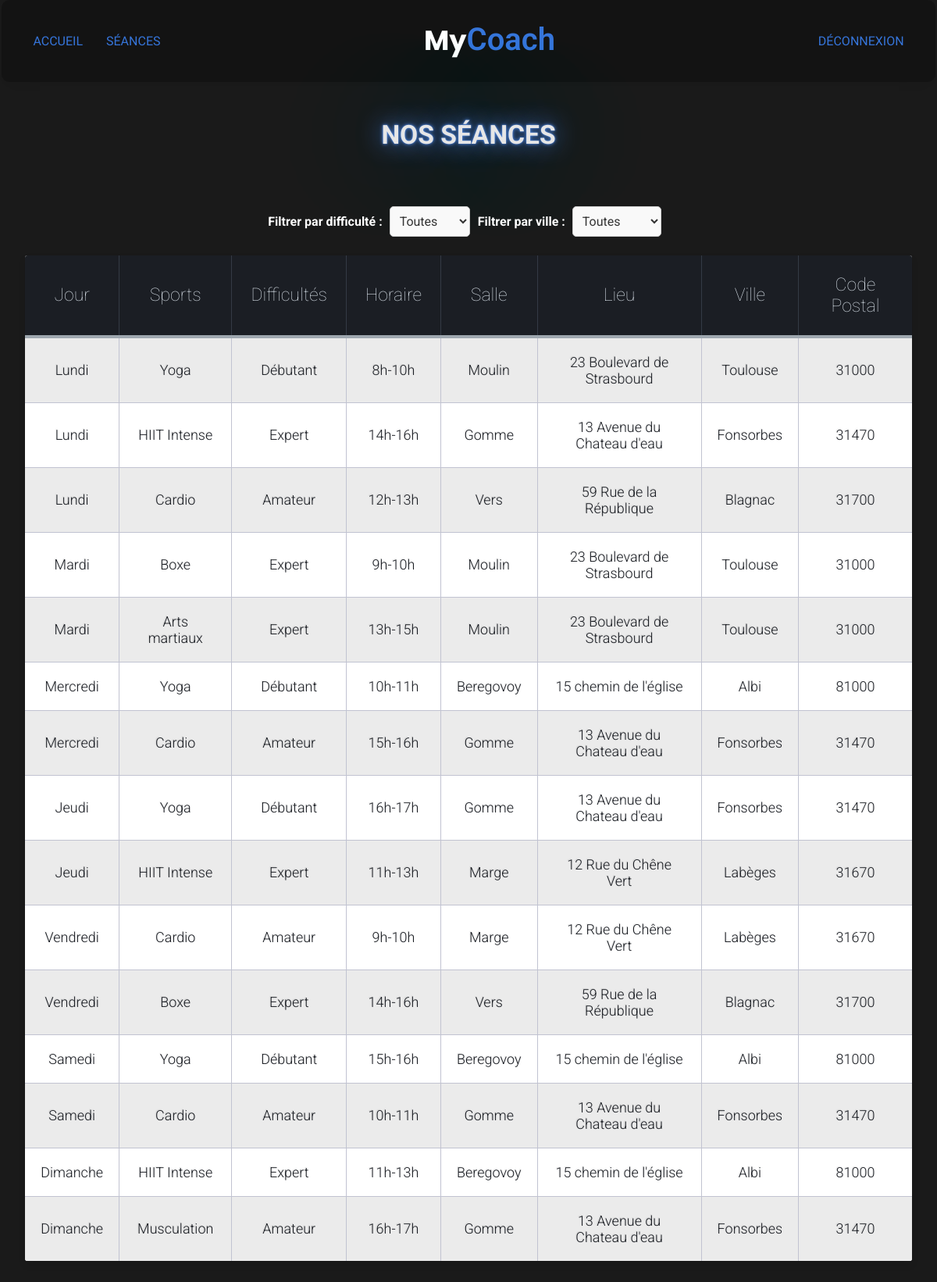
The app's page /seances.php (signed in) with its own data.
### tables this page shows
CREATE TABLE IF NOT EXISTS `seance` (
  `id_seance` int NOT NULL AUTO_INCREMENT,
  `difficulte` varchar(50) NOT NULL,
  `numero_salle` int NOT NULL,
  `jour_seance` varchar(30) NOT NULL,
  `heure_seance` varchar(50) NOT NULL,
  `id_sport` int NOT NULL,
  PRIMARY KEY (`id_seance`),
  KEY `id_sport` (`id_sport`),
  KEY `numero_salle` (`numero_salle`)
);

CREATE TABLE IF NOT EXISTS `sport` (
  `id_sport` int NOT NULL AUTO_INCREMENT,
  `nom_sport` varchar(255) NOT NULL,
  PRIMARY KEY (`id_sport`)
);

CREATE TABLE IF NOT EXISTS `lieu` (
  `numero_salle` int NOT NULL AUTO_INCREMENT,
  `adresse` varchar(255) NOT NULL,
  `ville` varchar(255) NOT NULL,
  `code_postal` varchar(10) NOT NULL,
  `nom_salle` varchar(50) DEFAULT NULL,
  PRIMARY KEY (`numero_salle`)
);

### config/seances_query.php (called while the page is built, shortened)
<?php
$query = "SELECT seance.difficulte, seance.jour_seance, seance.heure_seance,
                 lieu.nom_salle, lieu.adresse, sport.nom_sport, lieu.ville, lieu.code_postal
          FROM seance
          INNER JOIN lieu ON seance.numero_salle = lieu.numero_salle
          INNER JOIN sport ON seance.id_sport = sport.id_sport";
$query .= " ORDER BY FIELD(seance.jour_seance, 'Lundi', 'Mardi', 'Mercredi', 'Jeudi', 'Vendredi', 'Samedi', 'Dimanche')";
$stmt = $pdo->prepare($query);
$stmt->execute();
?>

### seances.php (the view, shortened to what this page needs)
<!DOCTYPE html>
<html lang="en">
<head>
    <link rel="stylesheet" href="css/seances.css">
    <link rel="stylesheet" href="css/animationpage.css">
</head>
<body class="fade-in-out">
    <?php
    include_once('config/connect.php');
    ?>
    <section class="content">
        <?php
        include('includes/header.php');
        ?>
        <div class="titre-seance">
            <h1>NOS SÉANCES</h1>
        </div>
        <section class="listederoulantes">
            <form>
                <label for="difficulte">Filtrer par difficulté :</label>
                <select name="difficulte" id="difficulte" onchange="filterSeances()">
                    <option value="Toutes">Toutes</option>
                </select>
            </form>
            <form>
                <label for="ville">Filtrer par ville :</label>
                <select name="ville" id="ville" onchange="filterSeances()">
                    <option value="Toutes">Toutes</option>
                </select>
            </form>
        </section>
        <table class="table-fill">
            <thead>
                <tr>
                    <th class="text-center">Jour</th>
                    <th class="text-center">Sports</th>
                    <th class="text-center">Difficultés</th>
                    <th class="text-center">Horaire</th>
                    <th class="text-center">Salle</th>
                    <th class="text-center">Lieu</th>
                    <th class="text-center">Ville</th>
                    <th class="text-center">Code Postal</th>
                </tr>
            </thead>
            <tbody class="table-hover">
                <?php
                include('config/seances_query.php');
                while ($row = $stmt->fetch(PDO::FETCH_ASSOC)) {
                    echo "<tr>";
                    echo "<td class='text-center'>" . $row['jour_seance'] . "</td>";
                    echo "<td class='text-center'>" . $row['nom_sport'] . "</td>";
                    echo "<td class='text-center'>" . $row['difficulte'] . "</td>";
                    echo "<td class='text-center'>" . $row['heure_seance'] . "</td>";
                    echo "<td class='text-center'>" . $row['nom_salle'] . "</td>";
                    echo "<td class='text-center'>" . $row['adresse'] . "</td>";
                    echo "<td class='text-center'>" . $row['ville'] . "</td>";
                    echo "<td class='text-center'>" . $row['code_postal'] . "</td>";
                    echo "</tr>";
                }
                ?>
            </tbody>
        </table>
    </section>
</body>
</html>

### includes/header.php (shortened to what this page needs)
<header>
  <div class="preview">
    <div class="nav-bar">
      <div class="nav-links">
        <a href="index.php" class="nav">ACCUEIL</a>
        <a href="seances.php" class="nav">SÉANCES</a>
      </div>
      <a href="index.php">
        <h1 class="logo-mycoach">My<span class="logo-mycoach-color">Coach</span></h1>
      </a>
      <div class="nav-links">
        <?php
        if (isset($_SESSION['MotDePasse'])) {
            echo '<a href="config/deconnection.php" class="nav">DÉCONNEXION</a>';
        } else {
            echo '<a href="connection.php" class="nav">CONNEXION</a>';
        }
        ?>
      </div>
    </div>
  </div>
</header>
<link rel="stylesheet" href="css/navbar.css" />

### css/seances.css (style rules this page uses)
* { font-family: 'Roboto', sans-serif; margin: 0; padding: 0; text-decoration: none; color: #e6e6e6; scroll-behavior: smooth; }
.content { padding: 0 0.2%; background-color: rgb(26,26,26); padding-bottom: 4% !important; }
body { background-color: rgb(26,26,26); font-family: "Roboto", helvetica, arial, sans-serif; font-size: 16px; font-weight: 400; text-rendering: optimizeLegibility; }
.titre-seance { padding-top: 4%; text-shadow:0 0 2px #4d84dd,0 0 30px #4d84dd,0px 0px 5px #4d84dd, 0 0 150px #4d84dd; color:#1f66d8; text-align: center; font-size: 1.4rem; margin-bottom: 6%; }
.table-fill { background: white; border-radius:3px; border-collapse: collapse; margin: auto; max-width: 95%; padding:5px; width: 100%; box-shadow: 0 5px 10px rgba(0, 0, 0, 0.1); animation: float 5s infinite; }
th { color:#D5DDE5;; background:#1b1e24; border-bottom:4px solid #9ea7af; border-right: 1px solid #343a45; font-size:23px; font-weight: 100; padding:24px; text-align:left; text-shadow: 0 1px 1px rgba(0, 0, 0, 0.1); vertical-align:middle; }
th:first-child { border-top-left-radius:3px; }
th:last-child { border-top-right-radius:3px; border-right:none; }
tr { border-top: 1px solid #C1C3D1; border-bottom: 1px solid #C1C3D1; color:#666B85; font-size:16px; font-weight:normal; text-shadow: 0 1px 1px rgba(256, 256, 256, 0.1); }
tr:first-child { border-top:none; }
tr:last-child { border-bottom:none; }
tr:nth-child(odd) td { background:#EBEBEB; }
tr:last-child td:first-child { border-bottom-left-radius:3px; }
tr:last-child td:last-child { border-bottom-right-radius:3px; }
td { background:#FFFFFF; padding:20px; text-align:left; vertical-align:middle; font-weight:300; font-size:18px; text-shadow: -1px -1px 1px rgba(0, 0, 0, 0.1); border-right: 1px solid #C1C3D1; color:#1b1e24; }
td:last-child { border-right: 0px; }
th.text-center { text-align: center; }
td.text-center { text-align: center; }
form { display: inline-block; margin-right: 10px; }
form label { font-weight: bold; margin-right: 5px; color: #ffffff; }
form select { padding: 8px; border: 1px solid #ccc; border-radius: 5px; background-color: #f9f9f9; color: #333; font-size: 16px; }
form option { color: black; }
.listederoulantes { display: flex; justify-content: center; padding-bottom: 2%; }

### css/animationpage.css (style rules this page uses)
body { animation: fadeInAnimation ease 1s; animation-iteration-count: 1; animation-fill-mode: forwards; }

### css/navbar.css (style rules this page uses)
body { margin-left: auto; margin-right: auto; height: 100vh; }
.logo-mycoach-color { color: #3675da; font-weight: 600; font-size: 2.5rem; }
.nav-bar a { text-decoration: none !important; }
.logo-mycoach { font-family: 'Poppins', sans-serif; font-weight: 700; font-size: 2.2rem; padding: 0.2% 0.2%; text-align: center; margin-bottom: 1%; color: white !important; }
.preview { background-color: #131313; padding: 25px; border-radius: 10px; box-shadow: 0 5px 20px -17px rgba(0, 0, 0, 0.34); }
.text-center { text-align: center; }
.nav-bar { display: flex; flex-direction: row; flex-wrap: wrap; justify-content: space-between; align-items: center; }
.nav-links { display: flex; justify-content: space-evenly; max-height: 39px; overflow: hidden; }
.nav { margin: 10px 15px; color: #3675da; text-align: center; text-decoration: none; font-family: 'Work Sans', sans-serif; transition: 200ms; }

### records on screen
seance: jour_seance "Lundi", id_sport.nom_sport "Yoga", difficulte "Débutant", heure_seance "8h-10h", numero_salle.nom_salle "Moulin", numero_salle.adresse "23 Boulevard de Strasbourd", numero_salle.ville "Toulouse", numero_salle.code_postal "31000"
seance: jour_seance "Lundi", id_sport.nom_sport "HIIT Intense", difficulte "Expert", heure_seance "14h-16h", numero_salle.nom_salle "Gomme", numero_salle.adresse "13 Avenue du Chateau d'eau", numero_salle.ville "Fonsorbes", numero_salle.code_postal "31470"
seance: jour_seance "Lundi", id_sport.nom_sport "Cardio", difficulte "Amateur", heure_seance "12h-13h", numero_salle.nom_salle "Vers", numero_salle.adresse "59 Rue de la République", numero_salle.ville "Blagnac", numero_salle.code_postal "31700"
seance: jour_seance "Mardi", id_sport.nom_sport "Boxe", difficulte "Expert", heure_seance "9h-10h", numero_salle.nom_salle "Moulin", numero_salle.adresse "23 Boulevard de Strasbourd", numero_salle.ville "Toulouse", numero_salle.code_postal "31000"
seance: jour_seance "Mardi", id_sport.nom_sport "Arts martiaux", difficulte "Expert", heure_seance "13h-15h", numero_salle.nom_salle "Moulin", numero_salle.adresse "23 Boulevard de Strasbourd", numero_salle.ville "Toulouse", numero_salle.code_postal "31000"
seance: jour_seance "Mercredi", id_sport.nom_sport "Yoga", difficulte "Débutant", heure_seance "10h-11h", numero_salle.nom_salle "Beregovoy", numero_salle.adresse "15 chemin de l'église", numero_salle.ville "Albi", numero_salle.code_postal "81000"
seance: jour_seance "Mercredi", id_sport.nom_sport "Cardio", difficulte "Amateur", heure_seance "15h-16h", numero_salle.nom_salle "Gomme", numero_salle.adresse "13 Avenue du Chateau d'eau", numero_salle.ville "Fonsorbes", numero_salle.code_postal "31470"
seance: jour_seance "Jeudi", id_sport.nom_sport "Yoga", difficulte "Débutant", heure_seance "16h-17h", numero_salle.nom_salle "Gomme", numero_salle.adresse "13 Avenue du Chateau d'eau", numero_salle.ville "Fonsorbes", numero_salle.code_postal "31470"
seance: jour_seance "Jeudi", id_sport.nom_sport "HIIT Intense", difficulte "Expert", heure_seance "11h-13h", numero_salle.nom_salle "Marge", numero_salle.adresse "12 Rue du Chêne Vert", numero_salle.ville "Labèges", numero_salle.code_postal "31670"
seance: jour_seance "Vendredi", id_sport.nom_sport "Cardio", difficulte "Amateur", heure_seance "9h-10h", numero_salle.nom_salle "Marge", numero_salle.adresse "12 Rue du Chêne Vert", numero_salle.ville "Labèges", numero_salle.code_postal "31670"
seance: jour_seance "Vendredi", id_sport.nom_sport "Boxe", difficulte "Expert", heure_seance "14h-16h", numero_salle.nom_salle "Vers", numero_salle.adresse "59 Rue de la République", numero_salle.ville "Blagnac", numero_salle.code_postal "31700"
seance: jour_seance "Samedi", id_sport.nom_sport "Yoga", difficulte "Débutant", heure_seance "15h-16h", numero_salle.nom_salle "Beregovoy", numero_salle.adresse "15 chemin de l'église", numero_salle.ville "Albi", numero_salle.code_postal "81000"
seance: jour_seance "Samedi", id_sport.nom_sport "Cardio", difficulte "Amateur", heure_seance "10h-11h", numero_salle.nom_salle "Gomme", numero_salle.adresse "13 Avenue du Chateau d'eau", numero_salle.ville "Fonsorbes", numero_salle.code_postal "31470"
seance: jour_seance "Dimanche", id_sport.nom_sport "HIIT Intense", difficulte "Expert", heure_seance "11h-13h", numero_salle.nom_salle "Beregovoy", numero_salle.adresse "15 chemin de l'église", numero_salle.ville "Albi", numero_salle.code_postal "81000"
seance: jour_seance "Dimanche", id_sport.nom_sport "Musculation", difficulte "Amateur", heure_seance "16h-17h", numero_salle.nom_salle "Gomme", numero_salle.adresse "13 Avenue du Chateau d'eau", numero_salle.ville "Fonsorbes", numero_salle.code_postal "31470"
